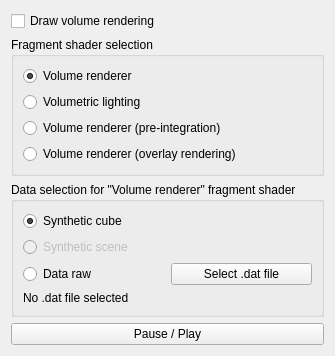
          <widget class="QWidget" name="volumeRenderingSettingsPage">
           <attribute name="title">
            <string>Volume</string>
           </attribute>
           <layout class="QVBoxLayout" name="verticalLayout_16">
            <item>
             <widget class="QCheckBox" name="drawVolumeRenderingCheckBox">
              <property name="text">
               <string>Draw volume rendering</string>
              </property>
              <property name="checked">
               <bool>false</bool>
              </property>
             </widget>
            </item>
            <item>
             <widget class="QGroupBox" name="volumeRenderingFragmentShaderSelectionGroupBox">
              <property name="title">
               <string>Fragment shader selection</string>
              </property>
              <layout class="QVBoxLayout" name="verticalLayout_18">
               <item>
                <widget class="QRadioButton" name="volumeRenderingFragmentShaderSelectionVolumenRenderingRadioButton">
                 <property name="text">
                  <string>Volume renderer</string>
                 </property>
                 <property name="checked">
                  <bool>true</bool>
                 </property>
                </widget>
               </item>
               <item>
                <widget class="QRadioButton" name="volumeRenderingFragmentShaderSelectionVolumetricLightingRadioButton">
                 <property name="text">
                  <string>Volumetric lighting</string>
                 </property>
                </widget>
               </item>
               <item>
                <widget class="QRadioButton" name="volumeRenderingFragmentShaderSelectionVolumeRenderingPreIntegrationRadioButton">
                 <property name="text">
                  <string>Volume renderer (pre-integration)</string>
                 </property>
                </widget>
               </item>
               <item>
                <widget class="QRadioButton" name="volumeRenderingFragmentShaderSelectionVolumeRenderingOverlayRenderingRadioButton">
                 <property name="text">
                  <string>Volume renderer (overlay rendering)</string>
                 </property>
                </widget>
               </item>
              </layout>
             </widget>
            </item>
            <item>
             <widget class="QGroupBox" name="volumeRenderingGroupBox">
              <property name="title">
               <string>Data selection for &quot;Volume renderer&quot; fragment shader</string>
              </property>
              <layout class="QGridLayout" name="gridLayout_9">
               <item row="2" column="0">
                <widget class="QRadioButton" name="volumeRenderingDataRawRadioButton">
                 <property name="text">
                  <string>Data raw</string>
                 </property>
                </widget>
               </item>
               <item row="0" column="0">
                <widget class="QRadioButton" name="volumeRenderingSyntheticCubeRadioButton">
                 <property name="text">
                  <string>Synthetic cube</string>
                 </property>
                 <property name="checkable">
                  <bool>true</bool>
                 </property>
                 <property name="checked">
                  <bool>true</bool>
                 </property>
                </widget>
               </item>
               <item row="2" column="1">
                <widget class="QPushButton" name="volumeRenderingSelectDatFilePushButton">
                 <property name="text">
                  <string>Select .dat file</string>
                 </property>
                </widget>
               </item>
               <item row="1" column="0">
                <widget class="QRadioButton" name="volumeRenderingSyntheticSceneRadioButton">
                 <property name="enabled">
                  <bool>false</bool>
                 </property>
                 <property name="text">
                  <string>Synthetic scene</string>
                 </property>
                 <property name="checkable">
                  <bool>true</bool>
                 </property>
                </widget>
               </item>
               <item row="3" column="0" colspan="2">
                <widget class="QLabel" name="volumeRenderingDataRawInfoLabel">
                 <property name="text">
                  <string>No .dat file selected</string>
                 </property>
                 <property name="wordWrap">
                  <bool>true</bool>
                 </property>
                </widget>
               </item>
              </layout>
             </widget>
            </item>
            <item>
             <widget class="QPushButton" name="volumeRenderingPausePlayPushButton">
              <property name="text">
               <string>Pause / Play</string>
              </property>
              <property name="default">
               <bool>false</bool>
              </property>
              <property name="flat">
               <bool>false</bool>
              </property>
             </widget>
            </item>
           </layout>
          </widget>
